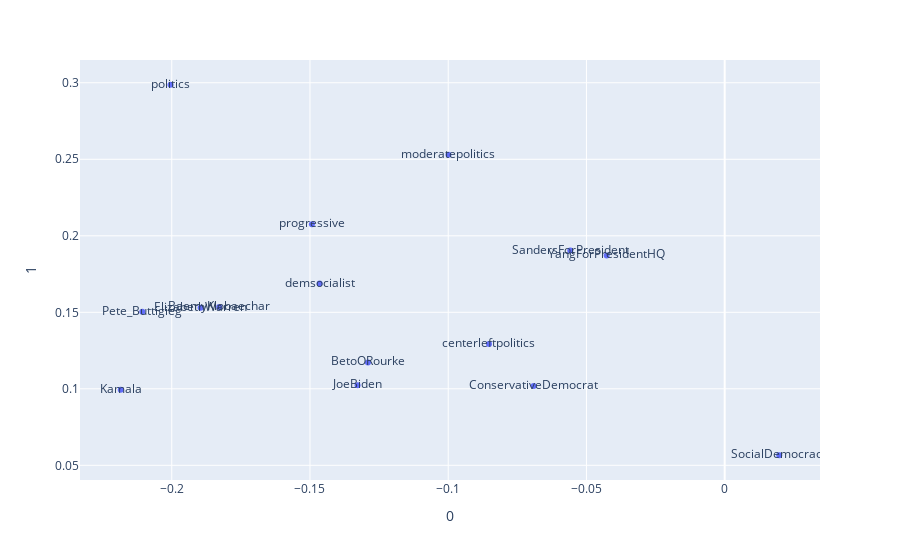

The cell this chart's notebook holds for it:
### Markdown cell above
### Reduce to 2 dimensions

### Code cell
pca =  PCA(n_components = 3)
two_dim = pd.DataFrame(pca.fit_transform(best_embedding)).set_index(best_embedding.index)
two_dim = two_dim[two_dim.index.isin(political_subreddits)]
fig = px.scatter(two_dim, x=0, y=1,text=two_dim.index)
fig.write_html("visualizations/2d_scatter.html")
fig.show()

### Figure 1 — Plotly figure (JSON) as saved in the notebook; plotly's stock layout.template omitted (floating-point values rounded to 4 significant figures)
{"data": [{"hovertemplate": "0=%{x}<br>1=%{y}<br>subreddit=%{text}<extra></extra>", "legendgroup": "", "marker": {"color": "#636efa", "symbol": "circle"}, "mode": "markers+text", "name": "", "orientation": "v", "showlegend": false, "text": ["politics", "YangForPresidentHQ", "SandersForPresident", "centerleftpolitics", "Pete_Buttigieg", "moderatepolitics", "ElizabethWarren", "progressive", "JoeBiden", "Kamala", "SocialDemocracy", "BaemyKlobaechar", "demsocialist", "BetoORourke", "ConservativeDemocrat"], "type": "scatter", "x": [-0.2004, -0.04269, -0.05584, -0.08526, -0.2107, -0.09991, -0.1896, -0.1493, -0.1328, -0.2184, 0.01974, -0.1828, -0.1465, -0.129, -0.0691], "xaxis": "x", "y": [0.2987, 0.1872, 0.1903, 0.1293, 0.1503, 0.253, 0.1529, 0.2076, 0.1023, 0.09946, 0.05657, 0.1535, 0.1688, 0.1172, 0.1019], "yaxis": "y"}], "layout": {"legend": {"tracegroupgap": 0}, "margin": {"t": 60}, "xaxis": {"anchor": "y", "domain": [0, 1], "title": {"text": "0"}}, "yaxis": {"anchor": "x", "domain": [0, 1], "title": {"text": "1"}}}}
